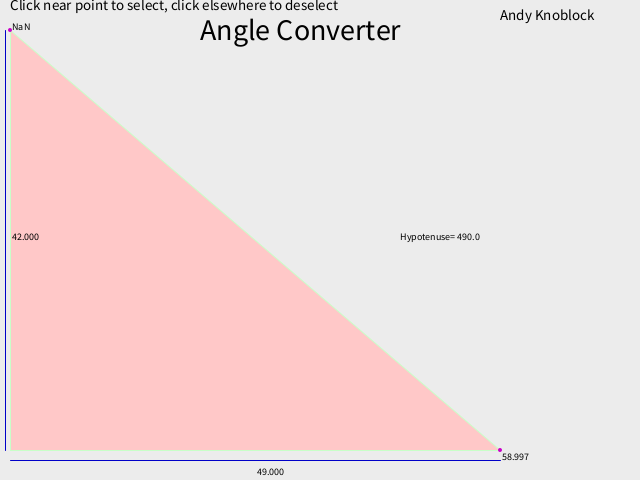
Frame 1 (no input)
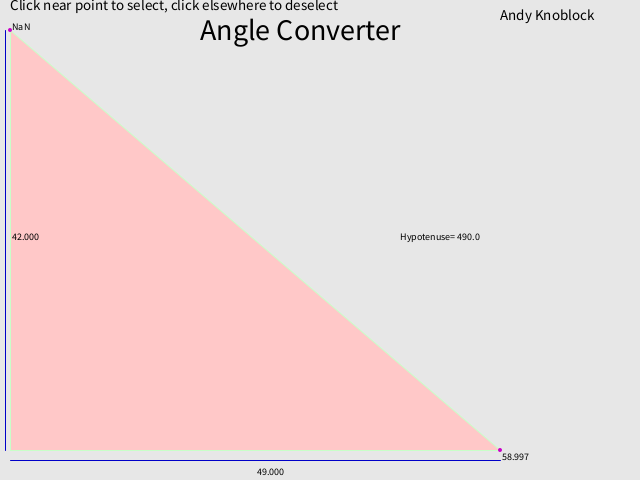
Frame 60 (the mouse pressed at the canvas centre just before this capture)
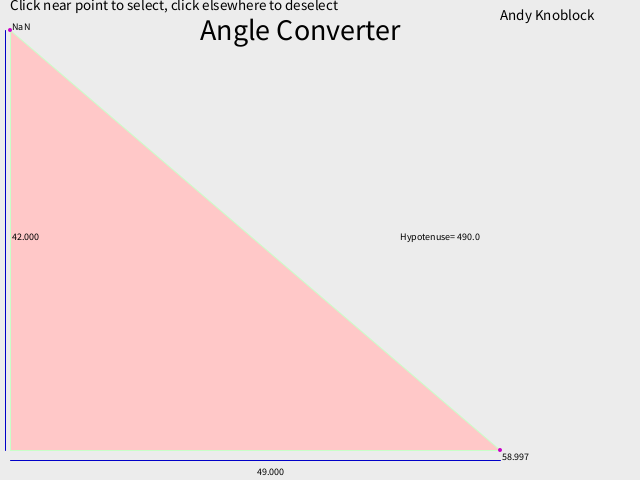
Frame 120 (the mouse held since frame 60 and released just before this capture)

The Processing sketch that drew these frames (run headless with seeded random() and noise(); from frame 60 on, the mouse is pressed at the canvas centre):

// Processing sketch: returnvalues
// ── returnvalues.pde
float x1=10,y1=450,y2=30,x3=500,x_dist=x3-x1,y_dist=y1-y2;
int selected=0;
void setup()
{
  size(640,480);
}
float hypot(float x,float y)
{
  float g=x*x+y*y;
  float a=sqrt(g);
  return(a);
}

void pointy(float x,float y,float q)
{
  float g=4,a=0,r=255;
  noStroke();
  
  if (q==1)
  {
    g=8;
    
      fill(0,100,255);
      ellipse(x,y,g,g);
      
    
    
    
  }
  else
  {
  fill(200,0,200);
  ellipse(x,y,g,g);
  }
  
}



void mousePressed()
{
  if (mouseX>0 && mouseX<x1+20 && mouseY>y2-20 && mouseY<y2+20)
  {
    selected=1;
  }
  else if (mouseX>x3-10 && mouseX<x3+10 && mouseY>y1-10 && mouseY<y1+10)
  {
    selected=2;
  }
  else
  selected=0;
}

float angle(float x,float y)
{
  float a=y/x;
  float b=asin(a),c;
  c=b*180/PI;
  return c;
}

void draw()
{
  background(random(230,240));
  fill(0);
  textSize(30);
  text("Angle Converter",width/2-120,40);
  textSize(15);
  text("Click near point to select, click elsewhere to deselect",10,10);
  text("Andy Knoblock",500,20);
  fill(255,200,200);
  stroke(200,255,200);
  triangle(x1,y1,x1,y2,x3,y1);
  stroke(0,0,200);
  line(x1,y1+10,x3,y1+10);
  fill(0);
  textSize(10);
  text((x3-x1)/10,(x3+x1)/2,y1+25);
  line(x1-5,y1,x1-5,y2);
  text((y1-y2)/10,10,(y1+y2)/2);
  if (selected==1 && mouseY<450)
  {
    pointy(x1,mouseY,1);
    y2=mouseY;
  }
  else
  pointy(x1,y2,0);
  if (selected==2 && mouseX>20)
  {
    pointy(mouseX,y1,1);
    x3=mouseX;
  }
  else
  pointy(x3,y1,0);
  fill(0);
  text(angle(x3-x1,y1-y2),x3,y1+10);
  text(angle(y1-y2,x3-x1),x1,y2);
  text("Hypotenuse= " + hypot(x3-x1,y1-y1),400,height/2);
}
